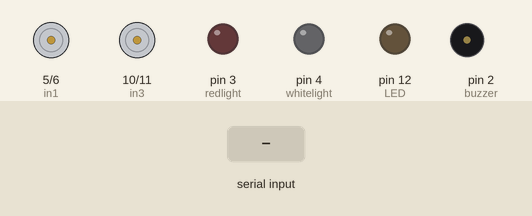
Bench run of a sketch on a simulated Arduino Uno, built with avr-gcc and run on an emulated ATmega328P. On the bench: motor-driver pin pairs drawn as motors (green arrow = first pin HIGH = forward, orange = second pin HIGH = backward, longer = more drive), output pins drawn as LEDs (lit = HIGH), buzzer (waves = sounding, pin HIGH). The inputs (shaded band) are chosen by the test bench. What the sketch prints to the serial monitor is not drawn.

Above: at 1.2 s.
1.3 s: "F" received over Serial
At 1.8 s:
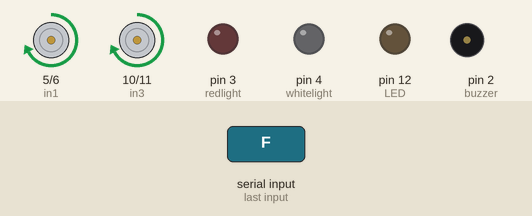
2.8 s: "B" received over Serial
At 4.0 s:
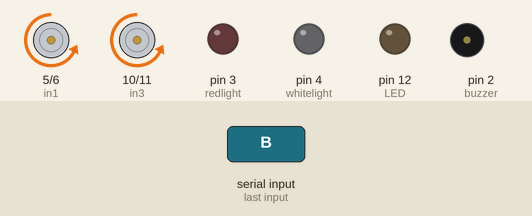
4.3 s: "L" received over Serial
At 5.3 s:
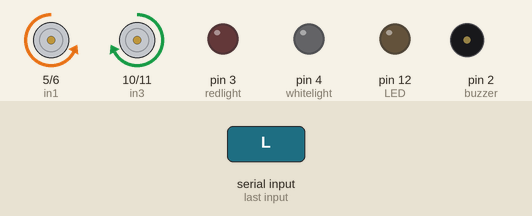
5.8 s: "R" received over Serial
At 6.5 s:
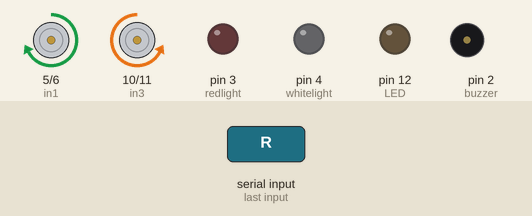
7.3 s: "G" received over Serial
At 7.6 s:
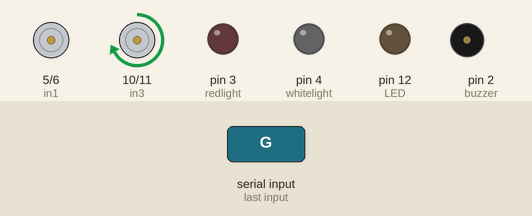
8.8 s: "I" received over Serial
At 9.9 s:
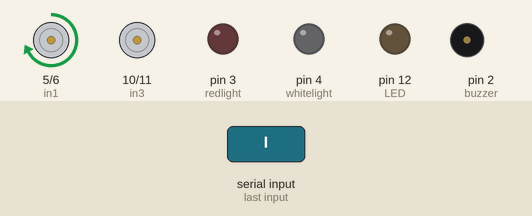
Timing chart, 0 to 11.3 s (numbered marks = the images above; inputs shaded):
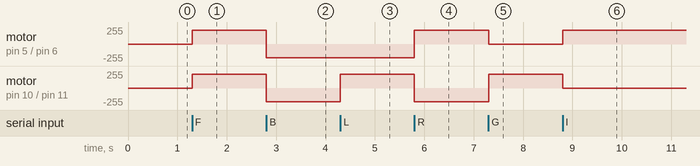

Measured:
- after the input at 1.3 s, motor on pin 5 (in1) / pin 6 (in2), motor on pin 10 (in3) / pin 11 (in4): stopped → forward 204/255 at once
- after the input at 2.8 s, motor on pin 5 (in1) / pin 6 (in2), motor on pin 10 (in3) / pin 11 (in4): forward 204/255 → backward 204/255 at once
- after the input at 4.3 s, motor on pin 10 (in3) / pin 11 (in4): backward 204/255 → forward 204/255 at once
- after the input at 5.8 s, motor on pin 5 (in1) / pin 6 (in2): backward 204/255 → forward 204/255 at once; motor on pin 10 (in3) / pin 11 (in4): forward 204/255 → backward 204/255 at once
- after the input at 7.3 s, motor on pin 5 (in1) / pin 6 (in2): forward 204/255 → stopped at once; motor on pin 10 (in3) / pin 11 (in4): backward 204/255 → forward 204/255 at once
- after the input at 8.8 s, motor on pin 5 (in1) / pin 6 (in2): stopped → forward 204/255 at once; motor on pin 10 (in3) / pin 11 (in4): forward 204/255 → stopped at once

The sketch:

AndroBot_Rovert.ino.ino
```cpp
//The AndroBot By Sourabh Kumar @ http://www.androroot.com
#define in1 5 //L298n Motor Driver pins.
#define in2 6
#define in3 10
#define in4 11
#define whitelight 4
#define redlight 3
#define buzzer 2
#define LED 12
int command; //Int to store app command state.
int Speed = 204; // 0 - 255.
int Speedsec;
int buttonState = 0;
int lastButtonState = 0;
int Turnradius = 0; //Set the radius of a turn, 0 - 255 Note:the robot will malfunction if this is higher than int Speed.
int brakeTime = 45;
int brkonoff = 1; //1 for the electronic braking system, 0 for normal.
void setup() {
  pinMode(LED, OUTPUT);
  pinMode(in1, OUTPUT);
  pinMode(in2, OUTPUT);
  pinMode(in3, OUTPUT);
  pinMode(in4, OUTPUT);
  pinMode(whitelight, OUTPUT);
  pinMode(redlight, OUTPUT);
  pinMode(buzzer, OUTPUT);
  Serial.begin(9600);  //Set the baud rate to your Bluetooth module.
    Serial.println("The SKY Bot");
}
 void loop()
 {if (Serial.available() > 0) {
    command = Serial.read();
    Stop(); //Initialize with motors stoped.
    switch (command) {
      case 'F':
        forward();
        break;
      case 'B':
        back();
        break;
      case 'L':
        left();
        break;
      case 'R':
        right();
        break;
      case 'G':
        forwardleft();
        break;
      case 'I':
        forwardright();
        break;
      case 'H':
        backleft();
        break;
      case 'J':
        backright();
        break;
      case '0':
        Speed = 100;
        break;
      case '1':
        Speed = 140;
        break;
      case '2':
        Speed = 153;
        break;
      case '3':
        Speed = 165;
        break;
      case '4':
        Speed = 178;
        break;
      case '5':
        Speed = 191;
        break;
      case '6':
        Speed = 204;
        break;
      case '7':
        Speed = 216;
        break;
      case '8':
        Speed = 229;
        break;
      case '9':
        Speed = 242;
        break;
      case 'q':
        Speed = 255;
        break;

    case 'U': // Red light on
    Serial.println("Red LIght On");
    digitalWrite(redlight, HIGH);
    break;

    case 'u': // Red light off
    Serial.println("Red Light Off");
    digitalWrite(redlight, LOW);
    break;

    case 'W': // Front Lights On
    Serial.println("White LIght On");
    digitalWrite(whitelight, HIGH);
    break;

    case 'w': // Front Lights Off
    Serial.println("White Light Off");
    digitalWrite(whitelight, LOW);
    break;

    case 'V': //Buzzer On
    Serial.println("Buzzer On");
    digitalWrite(buzzer, HIGH);
    break;

    case 'v': // Buzzer OFF
    Serial.println("Buzzer Off");
    digitalWrite(buzzer, LOW);
    break;
    }
    Speedsec = Turnradius;
    if (brkonoff == 1) {
      brakeOn();
    } else {
      brakeOff();
    }
  }
}

void forward() {
  analogWrite(in1, Speed);
  analogWrite(in3, Speed);
}

void back() {
  analogWrite(in2, Speed);
  analogWrite(in4, Speed);
}

void left() {
  analogWrite(in3, Speed);
  analogWrite(in2, Speed);
}

void right() {
  analogWrite(in4, Speed);
  analogWrite(in1, Speed);
}
void forwardleft() {
  analogWrite(in1, Speedsec);
  analogWrite(in3, Speed);
}
void forwardright() {
  analogWrite(in1, Speed);
  analogWrite(in3, Speedsec);
}
void backright() {
  analogWrite(in2, Speed);
  analogWrite(in4, Speedsec);
}
void backleft() {
  analogWrite(in2, Speedsec);
  analogWrite(in4, Speed);
}

void Stop() {
  analogWrite(in1, 0);
  analogWrite(in2, 0);
  analogWrite(in3, 0);
  analogWrite(in4, 0);
}

void brakeOn() {
  //Here's the future use: an electronic braking system!
  // read the pushbutton input pin:
  buttonState = command;
  // compare the buttonState to its previous state
  if (buttonState != lastButtonState) {
    // if the state has changed, increment the counter
    if (buttonState == 'S') {
      if (lastButtonState != buttonState) {
        digitalWrite(in1, HIGH);
        digitalWrite(in2, HIGH);
        digitalWrite(in3, HIGH);
        digitalWrite(in4, HIGH);
        delay(brakeTime);
        Stop();
      }
    }
    // save the current state as the last state,
    //for next time through the loop
    lastButtonState = buttonState;
  }
}
void brakeOff() {

}
```
